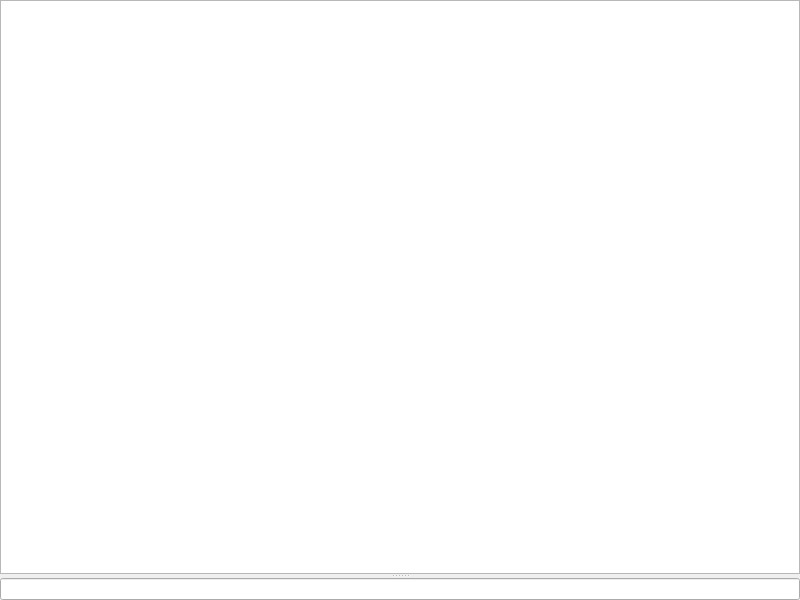
<?xml version="1.0" encoding="UTF-8"?>
<ui version="4.0">
 <class>WorldTab</class>
 <widget class="QSplitter" name="WorldTab">
  <property name="geometry">
   <rect>
    <x>0</x>
    <y>0</y>
    <width>800</width>
    <height>600</height>
   </rect>
  </property>
  <property name="frameShape">
   <enum>QFrame::NoFrame</enum>
  </property>
  <property name="orientation">
   <enum>Qt::Vertical</enum>
  </property>
  <widget class="QTextBrowser" name="output">
   <property name="sizePolicy">
    <sizepolicy hsizetype="Expanding" vsizetype="Expanding">
     <horstretch>0</horstretch>
     <verstretch>1</verstretch>
    </sizepolicy>
   </property>
   <property name="cursor" stdset="0">
    <cursorShape>IBeamCursor</cursorShape>
   </property>
   <property name="focusPolicy">
    <enum>Qt::NoFocus</enum>
   </property>
   <property name="contextMenuPolicy">
    <enum>Qt::CustomContextMenu</enum>
   </property>
   <property name="sizeAdjustPolicy">
    <enum>QAbstractScrollArea::AdjustToContentsOnFirstShow</enum>
   </property>
  </widget>
  <widget class="QLineEdit" name="input"/>
 </widget>
 <resources/>
 <connections/>
</ui>
